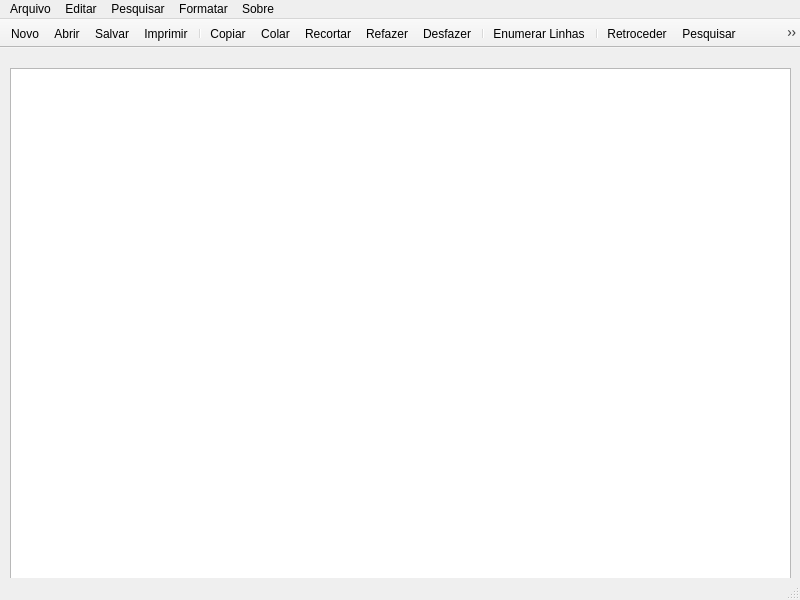
<?xml version="1.0" encoding="UTF-8"?>
<ui version="4.0">
 <class>EditorDeTexto</class>
 <widget class="QMainWindow" name="EditorDeTexto">
  <property name="geometry">
   <rect>
    <x>0</x>
    <y>0</y>
    <width>800</width>
    <height>600</height>
   </rect>
  </property>
  <property name="windowTitle">
   <string>Editor de Texto</string>
  </property>
  <property name="windowIcon">
   <iconset resource="img.qrc">
    <normaloff>:/img/edit.png</normaloff>:/img/edit.png</iconset>
  </property>
  <widget class="QWidget" name="centralwidget">
   <widget class="QTextEdit" name="textEdit">
    <property name="geometry">
     <rect>
      <x>10</x>
      <y>20</y>
      <width>781</width>
      <height>511</height>
     </rect>
    </property>
    <property name="styleSheet">
     <string notr="true"/>
    </property>
   </widget>
  </widget>
  <widget class="QMenuBar" name="menubar">
   <property name="geometry">
    <rect>
     <x>0</x>
     <y>0</y>
     <width>800</width>
     <height>26</height>
    </rect>
   </property>
   <widget class="QMenu" name="menuArquivo">
    <property name="title">
     <string>Arquivo</string>
    </property>
    <addaction name="actionNovo"/>
    <addaction name="actionAbrir"/>
    <addaction name="actionSalvar"/>
    <addaction name="actionSalvar_Como"/>
    <addaction name="actionImprimir"/>
    <addaction name="separator"/>
    <addaction name="actionSair"/>
   </widget>
   <widget class="QMenu" name="menuEditar">
    <property name="title">
     <string>Editar</string>
    </property>
    <addaction name="actionCopiar"/>
    <addaction name="actionColar"/>
    <addaction name="actionRecortar"/>
    <addaction name="separator"/>
    <addaction name="actionRefazer"/>
    <addaction name="actionDesfazer"/>
    <addaction name="actionEnumerar_Linhas"/>
   </widget>
   <widget class="QMenu" name="menuFormatar">
    <property name="title">
     <string>Formatar</string>
    </property>
    <addaction name="actionCor"/>
    <addaction name="actionBackgroud"/>
    <addaction name="actionFonte"/>
   </widget>
   <widget class="QMenu" name="menuSobre">
    <property name="title">
     <string>Sobre</string>
    </property>
    <addaction name="actionSobre_esse_programa"/>
   </widget>
   <widget class="QMenu" name="menuPesquisar">
    <property name="title">
     <string>Pesquisar</string>
    </property>
    <addaction name="actionPesquisar"/>
    <addaction name="actionAvan_ar"/>
    <addaction name="actionRetroceder"/>
   </widget>
   <addaction name="menuArquivo"/>
   <addaction name="menuEditar"/>
   <addaction name="menuPesquisar"/>
   <addaction name="menuFormatar"/>
   <addaction name="menuSobre"/>
  </widget>
  <widget class="QStatusBar" name="statusbar"/>
  <widget class="QToolBar" name="toolBar">
   <property name="windowTitle">
    <string>toolBar</string>
   </property>
   <property name="movable">
    <bool>false</bool>
   </property>
   <attribute name="toolBarArea">
    <enum>TopToolBarArea</enum>
   </attribute>
   <attribute name="toolBarBreak">
    <bool>false</bool>
   </attribute>
   <addaction name="actionNovo"/>
   <addaction name="actionAbrir"/>
   <addaction name="actionSalvar"/>
   <addaction name="actionImprimir"/>
   <addaction name="separator"/>
   <addaction name="actionCopiar"/>
   <addaction name="actionColar"/>
   <addaction name="actionRecortar"/>
   <addaction name="actionRefazer"/>
   <addaction name="actionDesfazer"/>
   <addaction name="separator"/>
   <addaction name="actionEnumerar_Linhas"/>
   <addaction name="separator"/>
   <addaction name="actionRetroceder"/>
   <addaction name="actionPesquisar"/>
   <addaction name="actionAvan_ar"/>
  </widget>
  <action name="actionNovo">
   <property name="icon">
    <iconset resource="img.qrc">
     <normaloff>:/img/file.png</normaloff>:/img/file.png</iconset>
   </property>
   <property name="text">
    <string>Novo</string>
   </property>
   <property name="shortcut">
    <string>Ctrl+N</string>
   </property>
  </action>
  <action name="actionAbrir">
   <property name="icon">
    <iconset resource="img.qrc">
     <normaloff>:/img/open.png</normaloff>:/img/open.png</iconset>
   </property>
   <property name="text">
    <string>Abrir</string>
   </property>
   <property name="shortcut">
    <string>Ctrl+O</string>
   </property>
  </action>
  <action name="actionSalvar">
   <property name="icon">
    <iconset resource="img.qrc">
     <normaloff>:/img/save.png</normaloff>:/img/save.png</iconset>
   </property>
   <property name="text">
    <string>Salvar</string>
   </property>
   <property name="shortcut">
    <string>Ctrl+S</string>
   </property>
  </action>
  <action name="actionSalvar_Como">
   <property name="icon">
    <iconset resource="img.qrc">
     <normaloff>:/img/saveC.png</normaloff>:/img/saveC.png</iconset>
   </property>
   <property name="text">
    <string>Salvar Como</string>
   </property>
  </action>
  <action name="actionSair">
   <property name="icon">
    <iconset resource="img.qrc">
     <normaloff>:/img/close.png</normaloff>:/img/close.png</iconset>
   </property>
   <property name="text">
    <string>Sair</string>
   </property>
  </action>
  <action name="actionCopiar">
   <property name="icon">
    <iconset resource="img.qrc">
     <normaloff>:/img/copy.png</normaloff>:/img/copy.png</iconset>
   </property>
   <property name="text">
    <string>Copiar</string>
   </property>
   <property name="shortcut">
    <string>Ctrl+C</string>
   </property>
  </action>
  <action name="actionColar">
   <property name="icon">
    <iconset resource="img.qrc">
     <normaloff>:/img/paste.png</normaloff>:/img/paste.png</iconset>
   </property>
   <property name="text">
    <string>Colar</string>
   </property>
   <property name="shortcut">
    <string>Ctrl+V</string>
   </property>
  </action>
  <action name="actionRecortar">
   <property name="icon">
    <iconset resource="img.qrc">
     <normaloff>:/img/cut.png</normaloff>:/img/cut.png</iconset>
   </property>
   <property name="text">
    <string>Recortar</string>
   </property>
   <property name="shortcut">
    <string>Ctrl+X</string>
   </property>
  </action>
  <action name="actionRefazer">
   <property name="icon">
    <iconset resource="img.qrc">
     <normaloff>:/img/redo.png</normaloff>:/img/redo.png</iconset>
   </property>
   <property name="text">
    <string>Refazer</string>
   </property>
  </action>
  <action name="actionDesfazer">
   <property name="icon">
    <iconset resource="img.qrc">
     <normaloff>:/img/undo.png</normaloff>:/img/undo.png</iconset>
   </property>
   <property name="text">
    <string>Desfazer</string>
   </property>
  </action>
  <action name="actionCor">
   <property name="icon">
    <iconset resource="img.qrc">
     <normaloff>:/img/highlight.png</normaloff>:/img/highlight.png</iconset>
   </property>
   <property name="text">
    <string>Cor</string>
   </property>
  </action>
  <action name="actionBackgroud">
   <property name="icon">
    <iconset resource="img.qrc">
     <normaloff>:/img/background.png</normaloff>:/img/background.png</iconset>
   </property>
   <property name="text">
    <string>Backgroud</string>
   </property>
  </action>
  <action name="actionFonte">
   <property name="icon">
    <iconset resource="img.qrc">
     <normaloff>:/img/font.png</normaloff>:/img/font.png</iconset>
   </property>
   <property name="text">
    <string>Fonte</string>
   </property>
  </action>
  <action name="actionSobre_esse_programa">
   <property name="icon">
    <iconset resource="img.qrc">
     <normaloff>:/img/about.png</normaloff>:/img/about.png</iconset>
   </property>
   <property name="text">
    <string>Sobre esse programa</string>
   </property>
  </action>
  <action name="actionImprimir">
   <property name="icon">
    <iconset resource="img.qrc">
     <normaloff>:/img/print.png</normaloff>:/img/print.png</iconset>
   </property>
   <property name="text">
    <string>Imprimir</string>
   </property>
   <property name="shortcut">
    <string>Ctrl+P</string>
   </property>
  </action>
  <action name="actionPesquisar">
   <property name="icon">
    <iconset resource="img.qrc">
     <normaloff>:/img/search.png</normaloff>:/img/search.png</iconset>
   </property>
   <property name="text">
    <string>Pesquisar</string>
   </property>
  </action>
  <action name="actionAvan_ar">
   <property name="icon">
    <iconset resource="img.qrc">
     <normaloff>:/img/avancar.png</normaloff>:/img/avancar.png</iconset>
   </property>
   <property name="text">
    <string>Avançar</string>
   </property>
  </action>
  <action name="actionRetroceder">
   <property name="icon">
    <iconset resource="img.qrc">
     <normaloff>:/img/retroceder.png</normaloff>:/img/retroceder.png</iconset>
   </property>
   <property name="text">
    <string>Retroceder</string>
   </property>
  </action>
  <action name="actionEnumerar_Linhas">
   <property name="icon">
    <iconset resource="img.qrc">
     <normaloff>:/img/enum.png</normaloff>:/img/enum.png</iconset>
   </property>
   <property name="text">
    <string>Enumerar Linhas</string>
   </property>
  </action>
 </widget>
 <resources>
  <include location="img.qrc"/>
 </resources>
 <connections/>
</ui>
